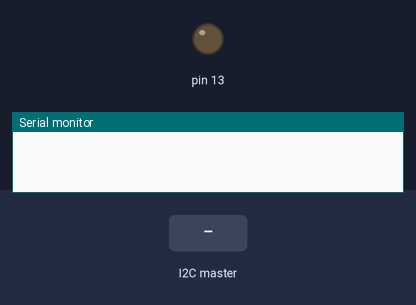
A sketch run on a simulated Arduino Uno, built with avr-gcc and run on an emulated ATmega328P. Parts: output pins drawn as LEDs (lit = HIGH), the last lines printed to the serial monitor. The inputs (shaded band) are chosen by the test bench.

Above: at 1.2 s.
1.3 s: the I2C master sends the byte 1
At 1.7 s:
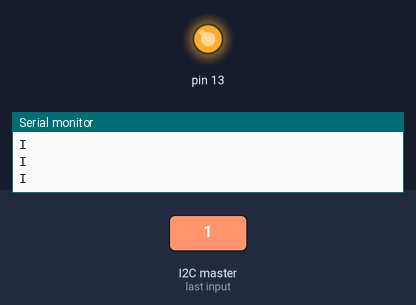
3.8 s: the I2C master sends "L"
At 4.8 s:
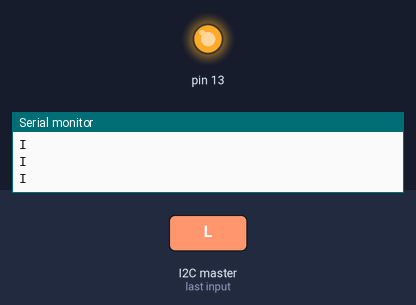
5.3 s: the I2C master sends the byte 0
At 6.8 s:
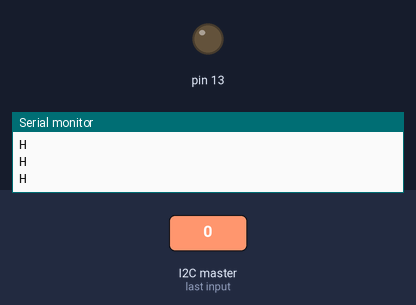
7.8 s: the I2C master sends the byte 90
At 9.0 s:
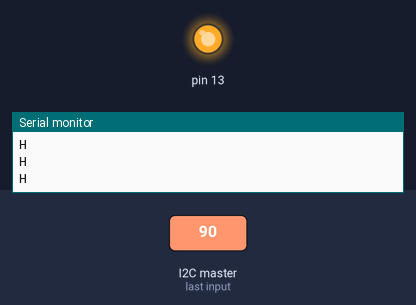
Timing chart, 0 to 10.3 s (numbered marks = the images above; inputs shaded):
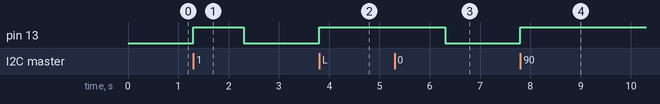

The sketch:

Xbee_hub.ino
```cpp
/*
  Class: Network Everthing
  Project: Missing stuff finder(Final)
  @author: Xincheng Huang(Peter), and Yaming Xu(Diana)
  This part of the code is for the Xbee hub.
  Each Xbee has a uique id(set to 0 in this one), used for encode
  and decode, thus building the one to many communication, the
  ids are recorded in this piece of code.
  The code also implements functions I2C communication with the
  Ethernet shield.
  The code is based on state-machine algorithm, which Diana shows
  a lot of hatred, LOL
*/

#include <Wire.h>

const int buttonA = 8;
const int buttonB = 10;

const int peer_codeA = 0;
const int peer_codeB = 1;
const int peer_codeC = 2;

const int M_SILENCE = 0;
const int M_ALARMING = 1;

int PEER_STATEA = M_SILENCE;
int PEER_STATEB = M_SILENCE;
int PEER_STATEC = M_SILENCE;

char incoming_command = '0';
char outgoing_command;
int master_command = 4;


void setup() {
  // put your setup code here, to run once:
  Wire.begin(8);
  Wire.onReceive(receiveEvent);
  Serial.begin(9600); // start serial
  pinMode(13, OUTPUT);
}

void loop() {
  serial_control();
  peerA();
  peerB();
  peerC();
  halt();
}

void serial_control() {
  if (Serial.available() > 0) {
    incoming_command = Serial.read();
  } else {
    incoming_command = '0';
  }
}

void peerA() {
  //controls Xbee on UNO 32
  if (PEER_STATEA == M_SILENCE) {
    if (master_command == 0) {
      outgoing_command = peer_codeA + 'H';
      int counter = 100;
      while (counter > 0) {
        Serial.println(outgoing_command);
        delay(10);
        counter--;
      }
      PEER_STATEA = M_ALARMING;
      master_command = 4;
      digitalWrite(13, LOW);
    }
  }
  else if (PEER_STATEA == M_ALARMING) {
    if ((char) (incoming_command - peer_codeA) == 'L') {
      PEER_STATEA = M_SILENCE;
      //restore the web page accordingly
    }
  }
}

void peerB() {
  //controls Xbee on UNO 58
  if (PEER_STATEB == M_SILENCE) {
    if (master_command == 1) {
      outgoing_command = peer_codeB + 'H';
      int counter = 100;
      while (counter > 0) {
        Serial.println(outgoing_command);
        delay(10);
        counter--;
      }
      PEER_STATEB = M_ALARMING;
      master_command = 4;
      digitalWrite(13, LOW);
    }
  }
  else if (PEER_STATEB == M_ALARMING) {
    if (Serial.available() > 0) {
      incoming_command = Serial.read() - peer_codeB;
    }
    if ((char) (incoming_command - peer_codeB) == 'L') {
      PEER_STATEB = M_SILENCE;
      //restore the web page accordingly
    }
  }
}

void peerC() {
  if (PEER_STATEC == M_SILENCE) {
    if (master_command == 2) {
      outgoing_command = peer_codeC + 'H';
      int counter = 100;
      while (counter > 0) {
        Serial.println(outgoing_command);
        delay(10);
        counter--;
      }
      PEER_STATEC = M_ALARMING;
      master_command = 4;
      digitalWrite(13, LOW);
    }
  }
  else if (PEER_STATEC == M_ALARMING) {
    if (Serial.available() > 0) {
      incoming_command = Serial.read() - peer_codeC;
    }
    if ((char) (incoming_command - peer_codeC) == 'L') {
      PEER_STATEC = M_SILENCE;
      //restore the web page accordingly
    }
  }
}

void halt(){
  if (master_command == 3){
      outgoing_command = 'Z';
      int counter = 100;
      while(counter > 0){
        Serial.println(outgoing_command);
        delay(10);
        counter--;
      }
      PEER_STATEA = M_SILENCE;
      PEER_STATEB = M_SILENCE;
      PEER_STATEC = M_SILENCE;
      master_command == 4;
  }
}

void receiveEvent(int howMany){
  while (Wire.available() > 0){
    master_command = Wire.read();
    digitalWrite(13, HIGH);
  }
}
```

Measured:
- after the input at 1.3 s, pin 13: LOW → HIGH at once, → LOW 1.0 s later
- after the input at 3.8 s, pin 13: LOW → HIGH at once
- after the input at 5.3 s, pin 13: HIGH → LOW after 1.0 s
- after the input at 7.8 s, pin 13: LOW → HIGH at once
